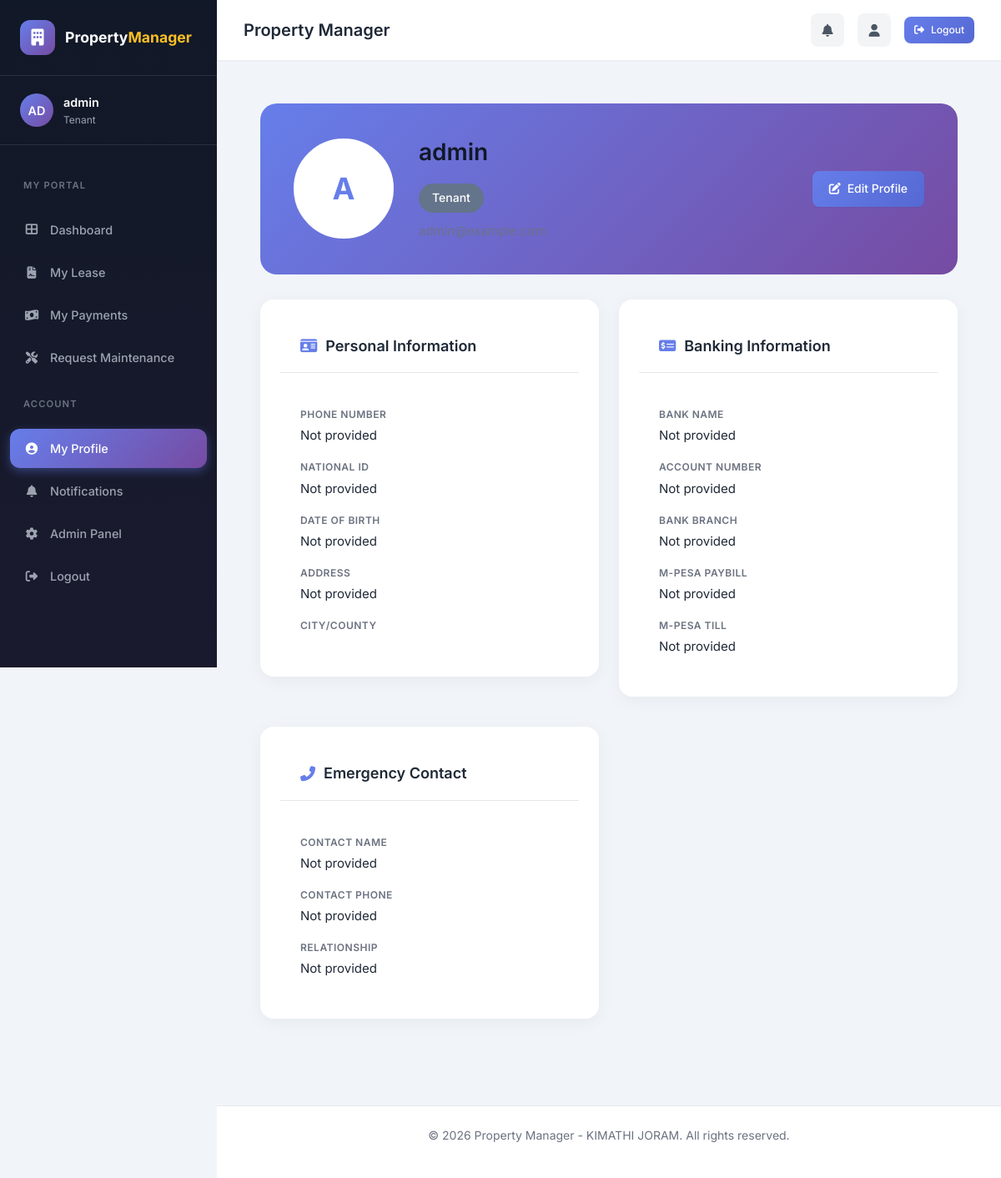
Screenshot of /profile/ (signed in) with the database file from the repository.
### apartments/models.py (models this page shows, shortened)
class UserProfile(models.Model):
    ROLE_CHOICES = [
        ('admin', 'System Administrator'),
        ('owner', 'Property Owner'),
        ('manager', 'Property Manager'),
        ('accountant', 'Accountant / Finance Officer'),
        ('maintenance', 'Maintenance Staff'),
        ('security', 'Security / Gate Officer'),
        ('tenant', 'Tenant'),
    ]
    user = models.OneToOneField(User, on_delete=models.CASCADE, related_name='profile')
    role = models.CharField(max_length=20, choices=ROLE_CHOICES, default='tenant')
    phone = models.CharField(max_length=20, blank=True)
    national_id = models.CharField(max_length=20, blank=True, help_text="National ID/Passport")
    profile_photo = models.ImageField(upload_to='profiles/', blank=True, null=True)
    date_of_birth = models.DateField(null=True, blank=True)
    address = models.TextField(blank=True)
    city = models.CharField(max_length=100, blank=True)
    county = models.CharField(max_length=100, blank=True)
    postal_code = models.CharField(max_length=20, blank=True)
    kra_pin = models.CharField(max_length=20, blank=True, help_text="KRA PIN (Kenya)")
    years_experience = models.IntegerField(default=0, blank=True)
    company_name = models.CharField(max_length=200, blank=True)
    license_number = models.CharField(max_length=100, blank=True)
    skill_type = models.CharField(max_length=100, blank=True, help_text="For maintenance: Plumber, Electrician, etc.")
    bank_name = models.CharField(max_length=100, blank=True)
    account_number = models.CharField(max_length=50, blank=True)
    bank_branch = models.CharField(max_length=100, blank=True)
    mpesa_paybill = models.CharField(max_length=50, blank=True)
    mpesa_till = models.CharField(max_length=50, blank=True)
    can_add_tenants = models.BooleanField(default=False, help_text="Can add new tenants")
    can_approve_payments = models.BooleanField(default=False, help_text="Can approve payments")
    can_view_reports = models.BooleanField(default=False, help_text="Can view financial reports")
    can_create_lease = models.BooleanField(default=False, help_text="Can create lease agreements")
    can_create_payment = models.BooleanField(default=False, help_text="Can record payments")
    can_create_maintenance = models.BooleanField(default=False, help_text="Can create maintenance requests")
    can_manage_properties = models.BooleanField(default=False, help_text="Can add/edit properties")
    can_manage_apartments = models.BooleanField(default=False, help_text="Can add/edit apartments")
    can_manage_users = models.BooleanField(default=False, help_text="Can manage user accounts")
    can_view_all_payments = models.BooleanField(default=False, help_text="Can view all payment records")
    can_view_all_maintenance = models.BooleanField(default=False, help_text="Can view all maintenance requests")
    assigned_property = models.ForeignKey('Property', on_delete=models.SET_NULL, null=True, blank=True, related_name='assigned_staff')
    availability_status = models.CharField(max_length=20, choices=[
        ('available', 'Available'),
        ('busy', 'Busy'),
        ('off', 'Off Duty'),
    ], default='available')
    shift = models.CharField(max_length=20, choices=[
        ('day', 'Day'),
        ('night', 'Night'),
    ], blank=True)
    supervisor_name = models.CharField(max_length=200, blank=True)
    assigned_gate = models.CharField(max_length=50, blank=True)
    emergency_contact_name = models.CharField(max_length=200, blank=True)
    emergency_contact_phone = models.CharField(max_length=20, blank=True)
    emergency_contact_relation = models.CharField(max_length=50, blank=True)
    created_at = models.DateTimeField(auto_now_add=True)
    updated_at = models.DateTimeField(auto_now=True)

### apartments/views.py (the view)
# urls.py: path('profile/', views.profile_view, name='profile'),
@login_required
def profile_view(request):
    try:
        profile = request.user.profile
    except UserProfile.DoesNotExist:
        profile = UserProfile.objects.create(user=request.user)
    context = {
        'profile': profile,
    }
    return render(request, 'apartments/profile.html', context)

### templates/apartments/profile.html (shortened to what this page needs)
{% extends 'base.html' %}
{% block content %}
<div class="profile-container">
    <div class="profile-header">
        <div class="profile-avatar">
            {% if profile.profile_photo %}
            <img src="{{ profile.profile_photo.url }}" alt="Profile Photo">
            {% else %}
            <span class="avatar-initials">{{ user.first_name|default:user.username|slice:":1" }}{{ user.last_name|default:"" }}</span>
            {% endif %}
        </div>
        <div class="profile-info">
            <h1>{{ user.get_full_name|default:user.username }}</h1>
            <span class="badge badge-{{ profile.role }}">{{ profile.get_role_display }}</span>
            <p class="text-muted">{{ user.email }}</p>
        </div>
        <a href="{% url 'profile_edit' %}" class="btn btn-primary">
            <i class="fas fa-edit"></i> Edit Profile
        </a>
    </div>
    <div class="profile-content">
        <div class="row">
            <div class="col-md-6">
                <div class="card">
                    <div class="card-header">
                        <h3><i class="fas fa-id-card"></i> Personal Information</h3>
                    </div>
                    <div class="card-body">
                        <div class="info-item">
                            <label>Phone Number</label>
                            <p>{{ profile.phone|default:"Not provided" }}</p>
                        </div>
                        <div class="info-item">
                            <label>National ID</label>
                            <p>{{ profile.national_id|default:"Not provided" }}</p>
                        </div>
                        <div class="info-item">
                            <label>Date of Birth</label>
                            <p>{{ profile.date_of_birth|default:"Not provided" }}</p>
                        </div>
                        <div class="info-item">
                            <label>Address</label>
                            <p>{{ profile.address|default:"Not provided" }}</p>
                        </div>
                        <div class="info-item">
                            <label>City/County</label>
                        </div>
                    </div>
                </div>
            </div>
            <div class="col-md-6">
                <div class="card">
                    <div class="card-header">
                        <h3><i class="fas fa-money-check-alt"></i> Banking Information</h3>
                    </div>
                    <div class="card-body">
                        <div class="info-item">
                            <label>Bank Name</label>
                            <p>{{ profile.bank_name|default:"Not provided" }}</p>
                        </div>
                        <div class="info-item">
                            <label>Account Number</label>
                            <p>{{ profile.account_number|default:"Not provided" }}</p>
                        </div>
                        <div class="info-item">
                            <label>Bank Branch</label>
                            <p>{{ profile.bank_branch|default:"Not provided" }}</p>
                        </div>
                        <div class="info-item">
                            <label>M-Pesa Paybill</label>
                            <p>{{ profile.mpesa_paybill|default:"Not provided" }}</p>
                        </div>
                        <div class="info-item">
                            <label>M-Pesa Till</label>
                            <p>{{ profile.mpesa_till|default:"Not provided" }}</p>
                        </div>
                    </div>
                </div>
            </div>
        </div>
        <div class="row mt-4">
            <div class="col-md-6">
                <div class="card">
                    <div class="card-header">
                        <h3><i class="fas fa-phone-alt"></i> Emergency Contact</h3>
                    </div>
                    <div class="card-body">
                        <div class="info-item">
                            <label>Contact Name</label>
                            <p>{{ profile.emergency_contact_name|default:"Not provided" }}</p>
                        </div>
                        <div class="info-item">
                            <label>Contact Phone</label>
                            <p>{{ profile.emergency_contact_phone|default:"Not provided" }}</p>
                        </div>
                        <div class="info-item">
                            <label>Relationship</label>
                            <p>{{ profile.emergency_contact_relation|default:"Not provided" }}</p>
                        </div>
                    </div>
                </div>
            </div>
        </div>
    </div>
</div>
{% endblock %}

### templates/base.html (shortened to what this page needs)
{% load static %}
    <!DOCTYPE html>
<html lang="en">
<head>
    <link rel="stylesheet" href="https://cdnjs.cloudflare.com/ajax/libs/font-awesome/6.4.0/css/all.min.css">
    <link rel="stylesheet" href="{% static 'style.css' %}">
</head>
<body class="{% block body_class %}{% endblock %}" oncontextmenu="return {% if user.is_staff or user.is_superuser %}true{% else %}false{% endif %};" onselectstart="return {% if user.is_staff or user.is_superuser %}true{% else %}false{% endif %};" oncopy="return {% if user.is_staff or user.is_superuser %}true{% else %}false{% endif %};" style="">
    <div class="app-container">
        {% if user.is_authenticated %}
        <aside class="sidebar">
            <div class="sidebar-header">
                <a href="{% url 'dashboard' %}" class="logo">
                    <div class="logo-icon">
                        <i class="fas fa-building"></i>
                    </div>
                    <div class="logo-text">Property<span>Manager</span></div>
                </a>
            </div>
            <div class="sidebar-user">
                <div class="user-avatar">{% if user.get_initials %}{{ user.get_initials }}{% else %}{{ user.username|slice:"2"|upper }}{% endif %}</div>
                <div class="user-info">
                    <div class="user-name">{{ user.get_full_name|default:user.username }}</div>
                    <div class="user-role">{% if user.profile %}{{ user.profile.get_role_display }}{% else %}User{% endif %}</div>
                </div>
            </div>
            <nav class="nav-menu">
                {% if user.profile.role == 'tenant' %}
                <div class="nav-section">
                    <div class="nav-section-title">My Portal</div>
                </div>
                <div class="nav-item">
                    <a href="{% url 'dashboard' %}" class="nav-link {% if request.path == '/' %}active{% endif %}">
                        <i class="fas fa-th-large"></i>
                        <span>Dashboard</span>
                    </a>
                </div>
                <div class="nav-item">
                    <a href="{% url 'lease_list' %}" class="nav-link {% if '/leases' in request.path %}active{% endif %}">
                        <i class="fas fa-file-contract"></i>
                        <span>My Lease</span>
                    </a>
                </div>
                <div class="nav-item">
                    <a href="{% url 'payment_list' %}" class="nav-link {% if '/payments' in request.path %}active{% endif %}">
                        <i class="fas fa-money-bill-wave"></i>
                        <span>My Payments</span>
                    </a>
                </div>
                <div class="nav-item">
                    <a href="{% url 'maintenance_list' %}" class="nav-link {% if '/maintenance' in request.path %}active{% endif %}">
                        <i class="fas fa-tools"></i>
                        <span>Request Maintenance</span>
                    </a>
                </div>
                {% endif %}
                <div class="nav-section">
                    <div class="nav-section-title">Account</div>
                </div>
                <div class="nav-item">
                    <a href="{% url 'profile' %}" class="nav-link {% if '/profile' in request.path %}active{% endif %}">
                        <i class="fas fa-user-circle"></i>
                        <span>My Profile</span>
                    </a>
                </div>
                <div class="nav-item">
                    <a href="{% url 'notifications_list' %}" class="nav-link {% if '/notifications' in request.path %}active{% endif %}">
                        <i class="fas fa-bell"></i>
                        <span>Notifications</span>
                    </a>
                </div>
                {% if user.is_staff %}
                <div class="nav-item">
                    <a href="{% url 'admin:index' %}" target="_blank" class="nav-link">
                        <i class="fas fa-cog"></i>
                        <span>Admin Panel</span>
                    </a>
                </div>
                {% endif %}
                <div class="nav-item">
                    <a href="{% url 'logout' %}" class="nav-link">
                        <i class="fas fa-sign-out-alt"></i>
                        <span>Logout</span>
                    </a>
                </div>
            </nav>
        </aside>
        {% endif %}
        <main class="main-content">
            <header class="top-header">
                <h1 class="page-title">
                    {% if request.path == '/' %}Dashboard{% elif '/properties' in request.path %}Properties{% elif '/apartments' in request.path %}Apartments{% elif '/tenants' in request.path %}Tenants{% elif '/leases' in request.path %}Leases{% elif '/payments' in request.path %}Payments{% elif '/expenses' in request.path %}Expenses{% elif '/maintenance' in request.path %}Maintenance{% elif '/gis' in request.path %}GIS Map{% elif '/reports' in request.path %}Reports{% else %}Property Manager{% endif %}
                </h1>
                <div class="header-actions">
                    <a href="{% url 'notifications_list' %}" class="header-btn">
                        <i class="fas fa-bell"></i>
                    </a>
                    <a href="{% url 'profile' %}" class="header-btn">
                        <i class="fas fa-user"></i>
                    </a>
                    <a href="{% url 'logout' %}" class="btn btn-primary btn-sm">
                        <i class="fas fa-sign-out-alt"></i> Logout
                    </a>
                </div>
            </header>
            <div class="container">
                {% block content %}{% endblock %}
            </div>
            <footer class="footer">
                <p>&copy; 2026 Property Manager - KIMATHI JORAM. All rights reserved.</p>
            </footer>
        </main>
    </div>
</body>
</html>

### rows the page displays
UserProfile: role "Tenant", phone "Not provided", national_id "Not provided", date_of_birth "Not provided", address "Not provided", bank_name "Not provided", account_number "Not provided", bank_branch "Not provided", mpesa_paybill "Not provided", mpesa_till "Not provided", emergency_contact_name "Not provided", emergency_contact_phone "Not provided", emergency_contact_relation "Not provided"

### other values shown
{{ user.username|slice:"2"|upper }} "AD"
{{ user.get_full_name|default:user.username }} "admin"
{{ user.profile.get_role_display }} "Tenant"
{{ user.first_name|default:user.username|slice:":1" }} "A"
